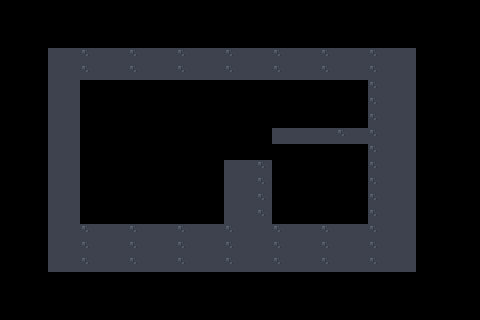

Rendered tile map (Tiled .tmx) drawn with the repository's tilesets; below, a short description and the full map source, tile grids included:
An orthogonal 30x20 tile map with 16x16 px tiles, 1 tile layer (Tile Layer).

<map version="1.10" tiledversion="1.11.2" orientation="orthogonal" renderorder="right-down" width="30" height="20" tilewidth="16" tileheight="16" infinite="0" nextlayerid="6" nextobjectid="6">
 <tileset firstgid="1" source="tilesets/dungeon_tiles_new.tsx" />
 <layer id="1" name="Tile Layer" width="30" height="20">
  <data encoding="csv">
0,0,0,0,0,0,0,0,0,0,0,0,0,0,0,0,0,0,0,0,0,0,0,0,0,0,0,0,0,0,
0,0,0,0,0,0,0,0,0,0,0,0,0,0,0,0,0,0,0,0,0,0,0,0,0,0,0,0,0,0,
0,0,0,0,0,0,0,0,0,0,0,0,0,0,0,0,0,0,0,0,0,0,0,0,0,0,0,0,0,0,
0,0,0,25,26,27,25,26,27,25,26,27,25,26,27,25,26,27,25,26,27,25,26,27,25,26,0,0,0,0,
0,0,0,25,26,27,25,26,27,25,26,27,25,26,27,25,26,27,25,26,27,25,26,27,25,26,0,0,0,0,
0,0,0,25,26,0,0,0,0,0,0,0,0,0,0,0,0,0,0,0,0,0,0,27,25,26,0,0,0,0,
0,0,0,25,26,0,0,0,0,0,0,0,0,0,0,0,0,0,0,0,0,0,0,27,25,26,0,0,0,0,
0,0,0,25,26,0,0,0,0,0,0,0,0,0,0,0,0,0,0,0,0,0,0,27,25,26,0,0,0,0,
0,0,0,25,26,0,0,0,0,0,0,0,0,0,0,0,0,25,26,25,26,27,25,27,25,26,0,0,0,0,
0,0,0,25,26,0,0,0,0,0,0,0,0,0,0,0,0,0,0,0,0,0,0,27,25,26,0,0,0,0,
0,0,0,25,26,0,0,0,0,0,0,0,0,0,25,26,27,0,0,0,0,0,0,27,25,26,0,0,0,0,
0,0,0,25,26,0,0,0,0,0,0,0,0,0,25,26,27,0,0,0,0,0,0,27,25,26,0,0,0,0,
0,0,0,25,26,0,0,0,0,0,0,0,0,0,25,26,27,0,0,0,0,0,0,27,25,26,0,0,0,0,
0,0,0,25,26,0,0,0,0,0,0,0,0,0,25,26,27,0,0,0,0,0,0,27,25,26,0,0,0,0,
0,0,0,25,26,27,25,26,27,25,26,27,25,26,27,25,26,27,25,26,27,25,26,27,25,26,0,0,0,0,
0,0,0,25,26,27,25,26,27,25,26,27,25,26,27,25,26,27,25,26,27,25,26,27,25,26,0,0,0,0,
0,0,0,25,26,27,25,26,27,25,26,27,25,26,27,25,26,27,25,26,27,25,26,27,25,26,0,0,0,0,
0,0,0,0,0,0,0,0,0,0,0,0,0,0,0,0,0,0,0,0,0,0,0,0,0,0,0,0,0,0,
0,0,0,0,0,0,0,0,0,0,0,0,0,0,0,0,0,0,0,0,0,0,0,0,0,0,0,0,0,0,
0,0,0,0,0,0,0,0,0,0,0,0,0,0,0,0,0,0,0,0,0,0,0,0,0,0,0,0,0,0
</data>
 </layer>
</map>